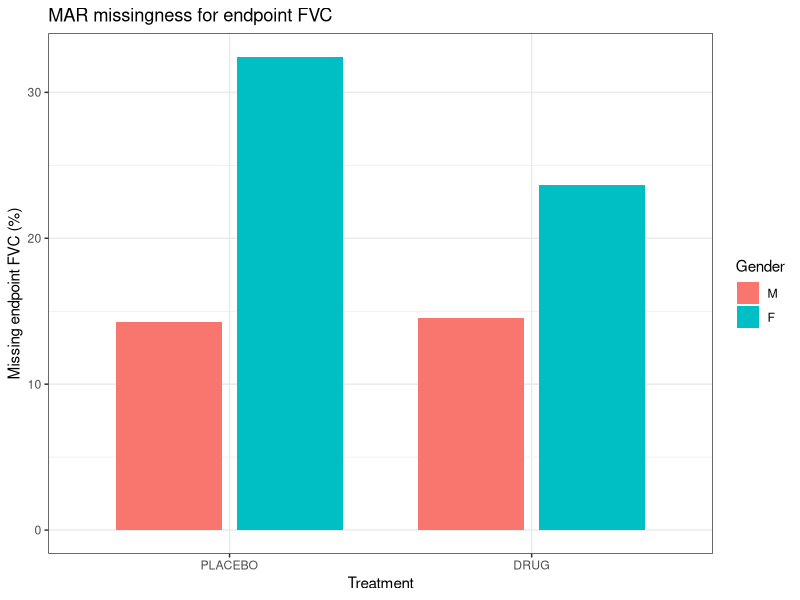
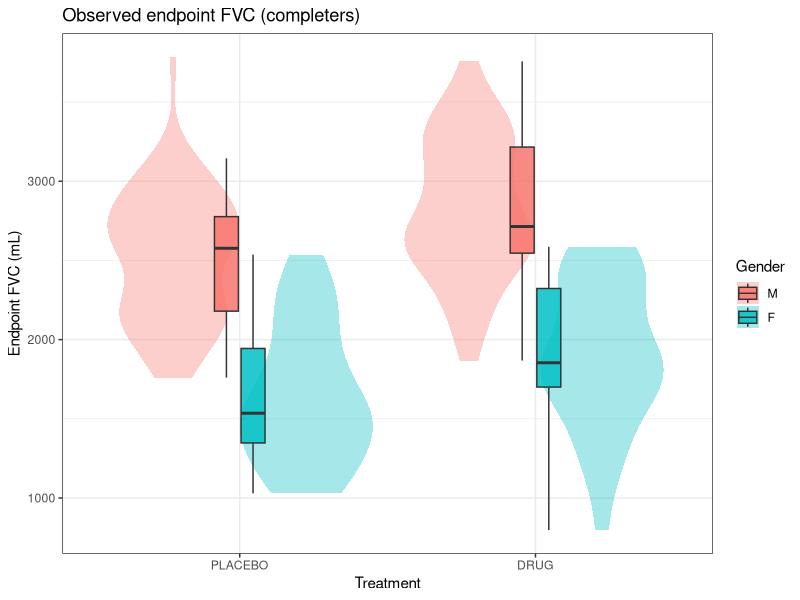
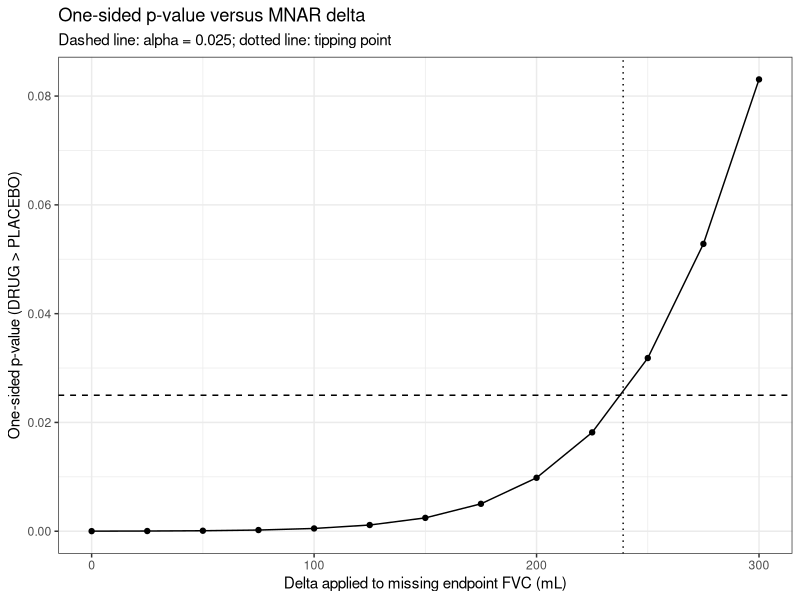
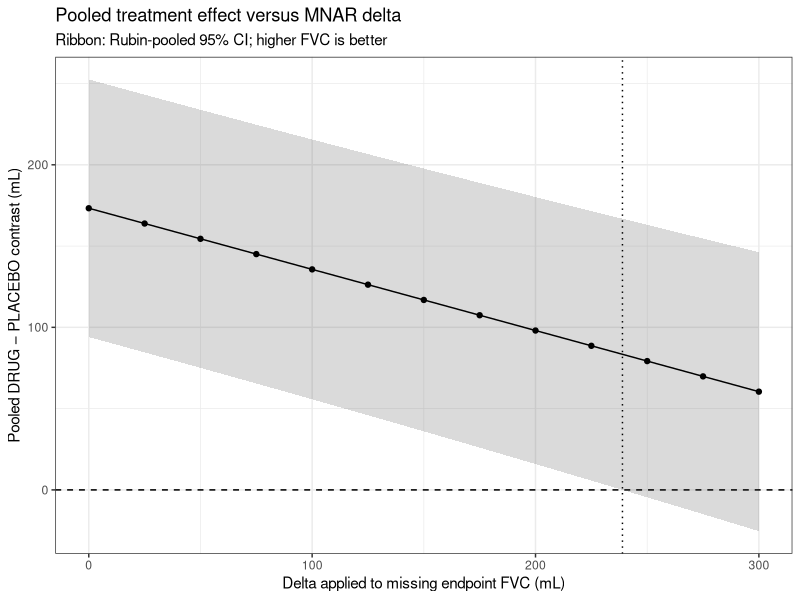
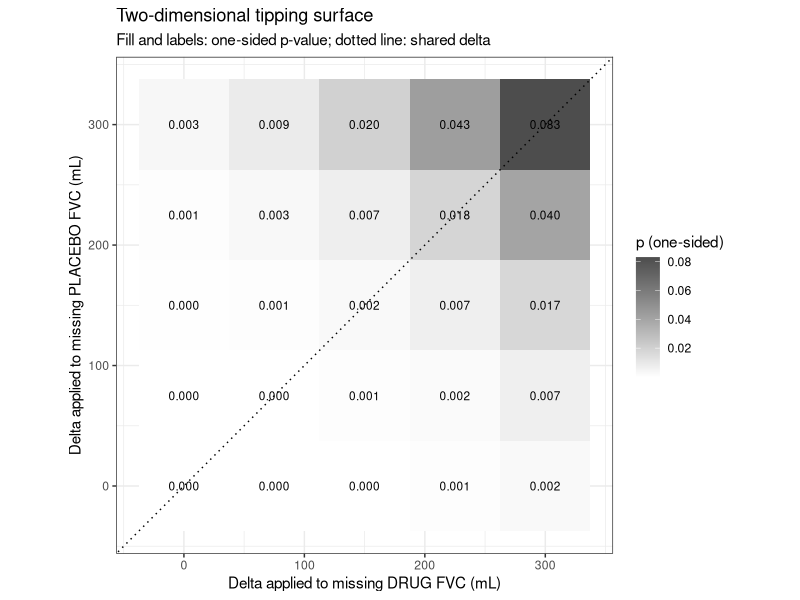

Generate these figures, in order, with R:
## ---- chunk 1
library(mice)
library(dplyr, warn.conflicts = FALSE)
library(ggplot2)
library(purrr)
library(tibble)
library(tidyr)

set.seed(45672)
alpha_one <- 0.025
## ---- chunk 2
n <- 200

dat_complete <- tibble(
  SUBJID = sprintf("S%03d", seq_len(n)),
  TRT    = factor(rep(c("PLACEBO", "DRUG"), each = n / 2),
                  levels = c("PLACEBO", "DRUG")),
  SEX    = factor(
    rbinom(n, 1, 0.40),
    levels = c(0, 1),
    labels = c("M", "F")
  )
) %>%
  mutate(
    FVC_bl = 2750 +
      if_else(SEX == "F", -800, 0) +
      rnorm(n(), sd = 400),
    decline = if_else(TRT == "DRUG", 50, 210) + rnorm(n(), sd = 250),
    FVC_true = FVC_bl - decline
  )

dat_complete %>%
  group_by(TRT, SEX) %>%
  summarise(
    n        = n(),
    FVC_bl   = mean(FVC_bl),
    FVC    = mean(FVC_true),
    change   = mean(FVC_true - FVC_bl),
    .groups  = "drop"
  )
## ---- chunk 3
dat <- dat_complete %>%
  mutate(
    lp_miss = -1.70 +
      0.55 * (TRT == "PLACEBO") +
      0.22 * (SEX == "F") +
      0.0007 * (2400 - FVC_bl),
    p_miss  = plogis(lp_miss),
    miss_fvc = rbinom(n(), 1, p_miss) == 1,
    FVC = if_else(miss_fvc, NA_real_, FVC_true)
  )

dat %>%
  group_by(TRT, SEX) %>%
  summarise(
    n       = n(),
    n_miss  = sum(miss_fvc),
    pct_miss = 100 * mean(miss_fvc),
    .groups = "drop"
  )
## ---- chunk 4
p_miss_overall <- mean(dat$miss_fvc)
p_miss_overall
## ---- chunk 5
#| label: fig-miss-fvc
#| fig-cap: "Percent of subjects with missing endpoint FVC, by treatment and gender."

miss_plot_dat <- dat %>%
  count(TRT, SEX, miss_fvc) %>%
  group_by(TRT, SEX) %>%
  mutate(pct = 100 * n / sum(n)) %>%
  ungroup() %>%
  filter(miss_fvc)

ggplot(miss_plot_dat, aes(x = TRT, y = pct, fill = SEX)) +
  geom_col(position = position_dodge(width = 0.8), width = 0.7) +
  labs(
    title = "MAR missingness for endpoint FVC",
    x = "Treatment",
    y = "Missing endpoint FVC (%)",
    fill = "Gender"
  ) +
  theme_bw()
## ---- chunk 6
#| label: fig-obs-fvc
#| fig-cap: "Observed endpoint FVC among completers, by treatment and gender."

ggplot(
  dat %>% filter(!miss_fvc),
  aes(x = TRT, y = FVC, fill = SEX)
) +
  geom_violin(alpha = 0.35, colour = NA) +
  geom_boxplot(width = 0.18, outlier.shape = NA, alpha = 0.85) +
  labs(
    title = "Observed endpoint FVC (completers)",
    x = "Treatment",
    y = "Endpoint FVC (mL)",
    fill = "Gender"
  ) +
  theme_bw()
## ---- chunk 7
dat_mi <- dat %>%
  select(TRT, SEX, FVC_bl, FVC)

pred <- make.predictorMatrix(dat_mi)
pred[, ] <- 0
pred["FVC", c("TRT", "SEX", "FVC_bl")] <- 1

meth <- make.method(dat_mi)
meth[] <- ""
meth["FVC"] <- "pmm"

imp <- mice(
  dat_mi,
  m               = 50,
  method          = meth,
  predictorMatrix = pred,
  printFlag       = FALSE,
  seed            = 3456
)

imp
## ---- chunk 8
imp_data <- complete(imp, action = "all") %>%
  map(~ mutate(.x, miss_fvc = dat$miss_fvc, SUBJID = dat$SUBJID))
## ---- chunk 9
make_tipping_data <- function(data, delta, delta_drug = NULL, delta_pbo = NULL) {
  d_drug <- if (is.null(delta_drug)) delta else delta_drug
  d_pbo  <- if (is.null(delta_pbo)) delta else delta_pbo

  data %>%
    mutate(
      FVC_tp = case_when(
        miss_fvc & TRT == "DRUG"    ~ FVC - d_drug,
        miss_fvc & TRT == "PLACEBO" ~ FVC + d_pbo,
        TRUE ~ FVC
      )
    )
}

fit_ancova <- function(data) {
  data$TRT <- relevel(factor(data$TRT), ref = "PLACEBO")
  data$SEX <- factor(data$SEX, levels = c("M", "F"))
  lm(FVC_tp ~ TRT + FVC_bl + SEX, data = data)
}

pool_one_delta <- function(datasets, delta = 0, delta_drug = NULL, delta_pbo = NULL) {
  fits <- lapply(datasets, function(dat) {
    dat <- make_tipping_data(dat, delta, delta_drug, delta_pbo)
    fit_ancova(dat)
  })

  pooled <- pool(as.mira(fits))
  s <- summary(pooled)
  z <- s[s$term == "TRTDRUG", ]

  delta    = if (is.null(delta_drug) && is.null(delta_pbo)) delta else NA_real_
  delta_drug = if (is.null(delta_drug)) delta else delta_drug
  delta_pbo  = if (is.null(delta_pbo)) delta else delta_pbo
  
  tibble(
    delta = delta,
    delta_drug = delta_drug,
    delta_pbo = delta_pbo,
    estimate = z$estimate,
    SE       = z$std.error,
    df       = z$df,
    t        = z$estimate / z$std.error,
    p_one    = 1 - pt(z$estimate / z$std.error, z$df),
    ci_lo    = z$estimate - qt(0.975, z$df) * z$std.error,
    ci_hi    = z$estimate + qt(0.975, z$df) * z$std.error
  )
}
## ---- chunk 10
mar_result <- pool_one_delta(imp_data, delta = 0)
mar_result
## ---- chunk 11
delta_grid <- seq(0, 300, by = 25)

tip_results <- map_dfr(delta_grid, function(d) {
  pool_one_delta(imp_data, delta = d)
})

tip_results
## ---- chunk 12
last_sig <- tip_results %>%
  filter(p_one < alpha_one) %>%
  slice_max(delta, n = 1)

first_ns <- tip_results %>%
  filter(p_one >= alpha_one) %>%
  slice_min(delta, n = 1)

if (nrow(last_sig) == 1 && nrow(first_ns) == 1) {
  delta_tp <- approx(
    x    = c(last_sig$p_one, first_ns$p_one),
    y    = c(last_sig$delta, first_ns$delta),
    xout = alpha_one
  )$y
} else if (nrow(first_ns) == 0) {
  delta_tp <- NA_real_
} else {
  delta_tp <- first_ns$delta
}

list(
  last_significant = last_sig,
  first_nonsignificant = first_ns,
  delta_tp_interpolated = delta_tp
)
## ---- chunk 13
p_one_at <- function(d) {
  pool_one_delta(imp_data, delta = d)$p_one
}

if (nrow(last_sig) == 1 && nrow(first_ns) == 1) {
  delta_tp_exact <- uniroot(
    function(d) p_one_at(d) - alpha_one,
    interval = c(last_sig$delta, first_ns$delta)
  )$root
} else {
  delta_tp_exact <- delta_tp
}

delta_tp_exact
## ---- chunk 14
#| label: fig-p-delta
#| fig-cap: "One-sided p-value versus the arm-wise MNAR delta applied to originally missing endpoint FVC."

p_plot <- ggplot(tip_results, aes(x = delta, y = p_one)) +
  geom_hline(yintercept = alpha_one, linetype = "dashed") +
  geom_line() +
  geom_point() +
  labs(
    title = "One-sided p-value versus MNAR delta",
    subtitle = "Dashed line: alpha = 0.025; dotted line: tipping point",
    x = "Delta applied to missing endpoint FVC (mL)",
    y = "One-sided p-value (DRUG > PLACEBO)"
  ) +
  theme_bw()

if (is.finite(delta_tp_exact)) {
  p_plot <- p_plot + geom_vline(xintercept = delta_tp_exact, linetype = "dotted")
}
p_plot
## ---- chunk 15
#| label: fig-est-delta
#| fig-cap: "Rubin-pooled DRUG minus PLACEBO contrast versus MNAR delta, with 95% confidence interval."

est_plot <- ggplot(tip_results, aes(x = delta, y = estimate)) +
  geom_hline(yintercept = 0, linetype = "dashed") +
  geom_ribbon(aes(ymin = ci_lo, ymax = ci_hi), alpha = 0.18) +
  geom_line() +
  geom_point() +
  labs(
    title = "Pooled treatment effect versus MNAR delta",
    subtitle = "Ribbon: Rubin-pooled 95% CI; higher FVC is better",
    x = "Delta applied to missing endpoint FVC (mL)",
    y = "Pooled DRUG − PLACEBO contrast (mL)"
  ) +
  theme_bw()

if (is.finite(delta_tp_exact)) {
  est_plot <- est_plot + geom_vline(xintercept = delta_tp_exact, linetype = "dotted")
}
est_plot
## ---- chunk 16
#| label: fig-tip-2d
#| fig-cap: "One-sided p-values on a two-dimensional MNAR grid. The dotted diagonal is the shared-delta analysis."

delta_2d <- seq(0, 300, by = 75)

tip_2d <- expand_grid(delta_drug = delta_2d, delta_pbo = delta_2d) %>%
  pmap_dfr(function(delta_drug, delta_pbo) {
    pool_one_delta(
      imp_data,
      delta_drug = delta_drug,
      delta_pbo  = delta_pbo
    )
  })

ggplot(tip_2d, aes(x = delta_drug, y = delta_pbo, fill = p_one)) +
  geom_tile() +
  geom_text(aes(label = sprintf("%.3f", p_one)), size = 3) +
  geom_abline(slope = 1, intercept = 0, linetype = "dotted") +
  scale_fill_gradient(low = "white", high = "grey30") +
  labs(
    title = "Two-dimensional tipping surface",
    subtitle = "Fill and labels: one-sided p-value; dotted line: shared delta",
    x = "Delta applied to missing DRUG FVC (mL)",
    y = "Delta applied to missing PLACEBO FVC (mL)",
    fill = "p (one-sided)"
  ) +
  theme_bw() +
  coord_equal()
## ---- chunk 17
tip_results %>%
  transmute(
    delta,
    estimate = round(estimate, 1),
    SE = round(SE, 1),
    df = round(df, 1),
    t = round(t, 2),
    p_one = signif(p_one, 3),
    significant = p_one < alpha_one
  )
## ---- chunk 18
tp_txt <- if (is.finite(delta_tp_exact)) {
  paste0(round(delta_tp_exact, 1), " mL")
} else {
  "not reached on the explored grid"
}

cat(
  "MAR (delta = 0): estimate = ",
  round(mar_result$estimate, 1),
  " mL, one-sided p = ",
  signif(mar_result$p_one, 3),
  ".\n",
  "Interpolated / uniroot tipping point: ",
  tp_txt,
  ".\n",
  "Overall endpoint missingness: ",
  round(100 * p_miss_overall, 1),
  "%.\n",
  sep = ""
)
